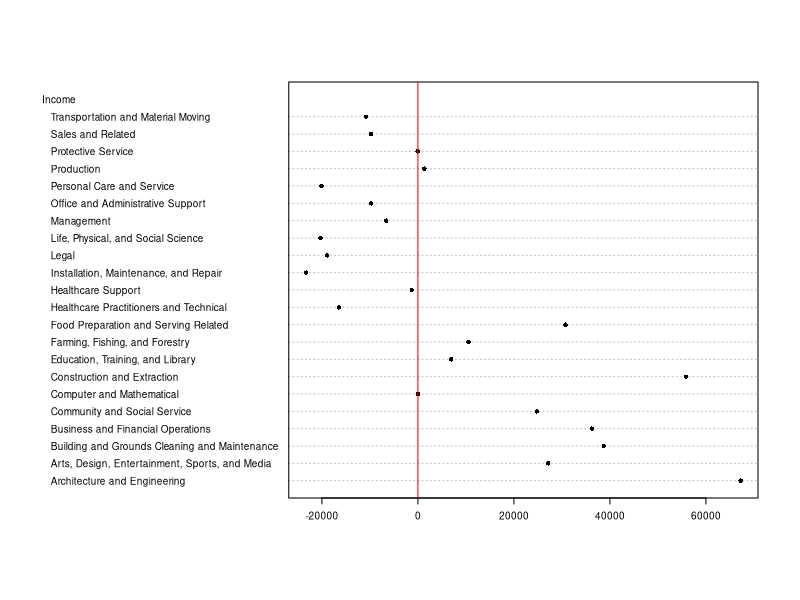
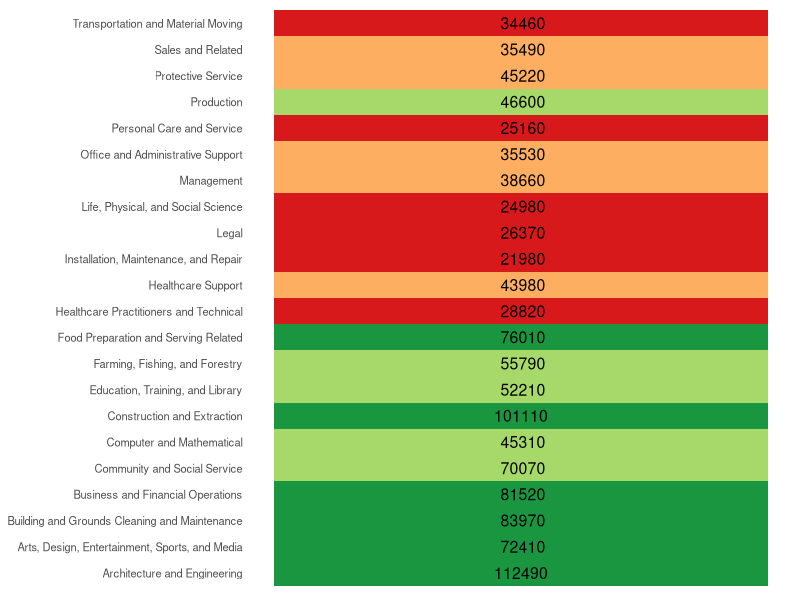
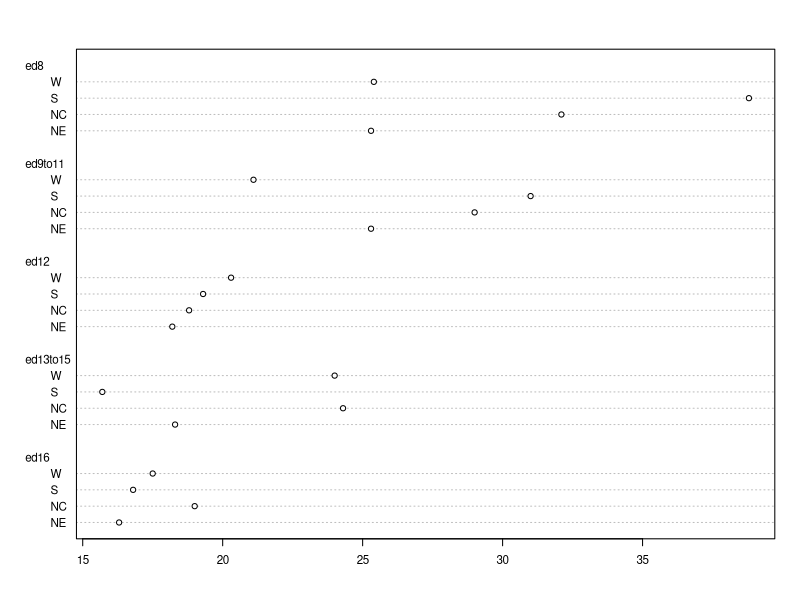
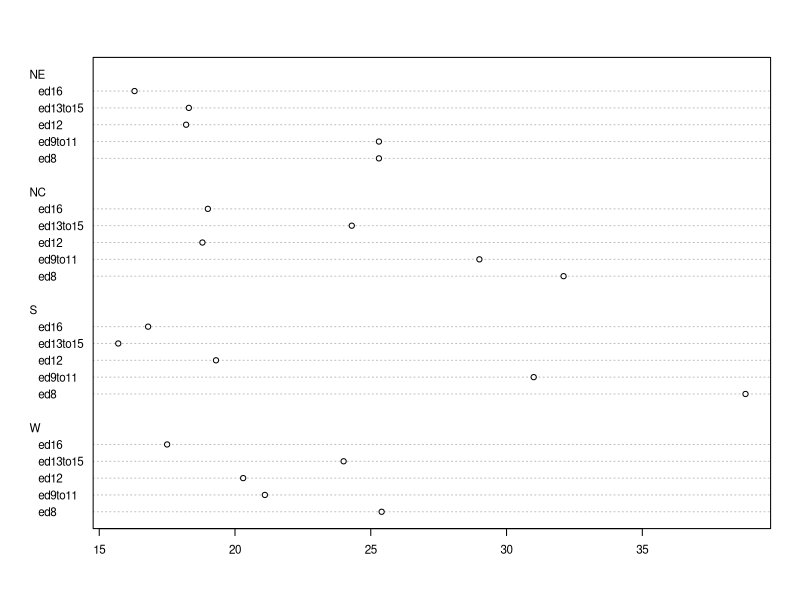
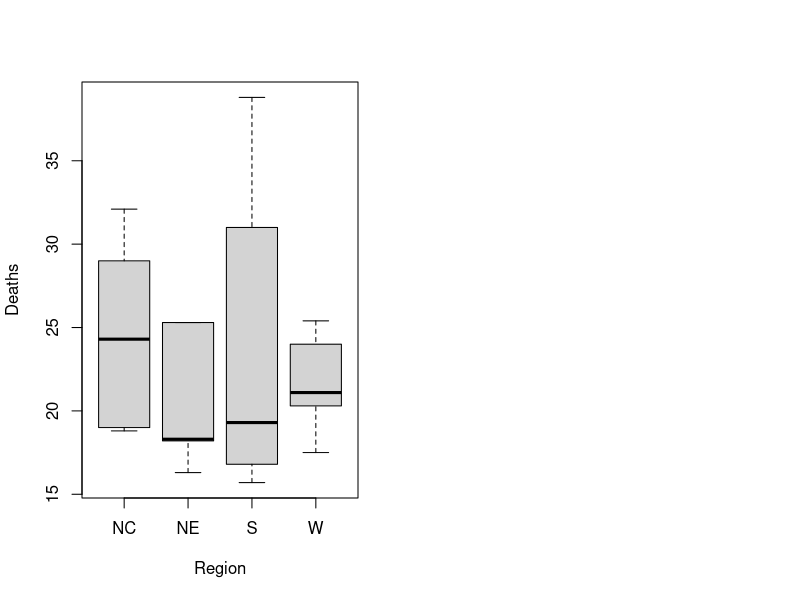

Write R code to recreate these figures, in order. (Note: this script raises an error after producing the figures.)
## ---- chunk 1
knitr::knit_hooks$set(small.mar = function(before, options, envir) {
    if (before) par(mar = c(4, 4, 1, 1))  # smaller margin on top and right
})

knitr::opts_chunk$set(
  comment = "",
  message = FALSE,
  tidy = FALSE,
#  dev=c('CairoPNG', 'CairoPDF'),
  cache = FALSE,
  warning = FALSE,
  encoding = "UTF-8",
  scipen=3)
## ---- chunk 2
library(xtable)
df <- data.frame( row.names =c("Architecture and Engineering", 
"Arts, Design, Entertainment, Sports, and Media", "Building and Grounds Cleaning and Maintenance", 
"Business and Financial Operations", "Community and Social Service", 
"Computer and Mathematical", "Construction and Extraction", "Education, Training, and Library", 
"Farming, Fishing, and Forestry", "Food Preparation and Serving Related", 
"Healthcare Practitioners and Technical", "Healthcare Support", 
"Installation, Maintenance, and Repair", "Legal", "Life, Physical, and Social Science", 
"Management", "Office and Administrative Support", "Personal Care and Service", 
"Production", "Protective Service", "Sales and Related", "Transportation and Material Moving"),
Income = c(112490, 72410, 83970, 81520, 70070, 45310, 101110, 52210, 
55790, 76010, 28820, 43980, 21980, 26370, 24980, 38660, 
35530, 25160, 46600, 45220, 35490, 34460)
)

print(xtable(df, digits=0),include.rownames=TRUE, type="html", scalebox=0.5)
## ---- chunk 3
options(scipen=3)
dotchart( as.matrix(df)- median(df$Income), pch=16,cex=0.6)
abline(v = 0, col="red")
## ---- chunk 4
library(RColorBrewer)
library(ggplot2)
cl <- brewer.pal(4, "RdYlGn")
qtl <- quantile(df$Income)
intv <- findInterval(df$Income, qtl[-1], rightmost.closed = TRUE) +1

ggplot(df) + aes(x=rownames(df), y=1, fill=Income) +geom_tile(aes(fill=cl[intv])) + 
  coord_flip() + scale_fill_identity(labels=sort(unique(intv)), breaks=cl) +
  geom_text(aes( label = format(df$Income, decimal.mark = ",")), size=4) +
  theme(axis.text.x=element_blank(), axis.title=element_blank(),
        panel.background=element_blank(), axis.ticks=element_blank(),
        text = element_text(size = 10))
## ---- chunk 5
df <- data.frame(row.names = c("NE","NC","S","W"),
                 ed8       = c(25.3,32.1,38.8,25.4), 
                 ed9to11   = c(25.3,29,31,21.1),
                 ed12      = c(18.2,18.8,19.3,20.3),
                 ed13to15  = c(18.3,24.3,15.7,24),
                 ed16      = c(16.3,19,16.8,17.5)
                 )
## ---- chunk 6
dotchart( as.matrix(df), cex=0.7)
## ---- chunk 7
dotchart( t(as.matrix(df)), cex=0.7)
## ---- chunk 8
library(tidyr)
library(dplyr)

df.l <- df %>%
  mutate(Region = as.factor(row.names(.)) )  %>%
  gather(key=Edu, value = Deaths, -Region)

# side-by-side plot
OP <- par(mfrow=c(1,2))
plot(Deaths ~ Region + Edu, df.l)
par(OP)
## ---- chunk 9

library(tidyr)
library(dplyr)
library(ggplot2)

rnames = c("Effects", "NE","NC","S","W")

df2 <- data.frame(Regions    = factor(rnames,levels=rnames),
                 Effects    = c(0,0,0,0,0),
                 ed8       = c(0,25.3,32.1,38.8,25.4), 
                 ed9to11   = c(0,25.3,29,31,21.1),
                 ed12      = c(0,18.2,18.8,19.3,20.3),
                 ed13to15  = c(0,18.3,24.3,15.7,24),
                 ed16      = c(0,16.3,19,16.8,17.5)
)


# Original table

df2.l <- df2  %>%
  gather(key=Edu, value = Deaths, -Regions) %>%
  mutate( Regions = factor(Regions, levels=rev(rnames)))
ggplot(df2.l) + aes(x=Edu, y=Regions, fill=Deaths) +geom_tile() +
  geom_text(aes(fill = df2.l$Deaths, label = round(df2.l$Deaths, 1))) +
    scale_fill_gradient(low = "white", high = "red") +
   labs(title = "Raw Table", cex=2) +
  theme(plot.title = element_text(size = rel(3)))
   

# Iteration 1
M1 <- medpolish(as.matrix(df2[-1,-1:-2]), maxiter = 1)
dfa <- rbind( t(as.data.frame(M1[3]))  , as.data.frame(M1$residuals) )
dfb <- cbind( Regions    = factor(rnames,levels=rnames), Effects=c(M1$overall, M1$row) , dfa)

df2.l <- dfb  %>%
  gather(key=Edu, value = Deaths, -Regions) %>%
  mutate( Regions = factor(Regions, levels=rev(rnames)))
ggplot(df2.l) + aes(x=Edu, y=Regions, fill=Deaths) +geom_tile() +
  geom_text(aes(fill = df2.l$Deaths, label = round(df2.l$Deaths, 1))) +
    scale_fill_gradient(low = "white", high = "red") +
   labs(title = "1st Iteration", cex=2) +
  theme(plot.title = element_text(size = rel(3)))

# Iteration 2
M1 <- medpolish(as.matrix(df2[-1,-1:-2]), maxiter = 2)
dfa <- rbind( t(as.data.frame(M1[3]))  , as.data.frame(M1$residuals) )
dfb <- cbind( Regions    = factor(rnames,levels=rnames), Effects=c(M1$overall, M1$row) , dfa)

df2.l <- dfb  %>%
  gather(key=Edu, value = Deaths, -Regions) %>%
  mutate( Regions = factor(Regions, levels=rev(rnames)))
ggplot(df2.l) + aes(x=Edu, y=Regions, fill=Deaths) +geom_tile() +
  geom_text(aes(fill = df2.l$Deaths, label = round(df2.l$Deaths, 1))) +
    scale_fill_gradient(low = "white", high = "red") +
   labs(title = "2nd Iteration", cex=2) +
  theme(plot.title = element_text(size = rel(3)))

# Iteration 3
M1 <- medpolish(as.matrix(df2[-1,-1:-2]), maxiter = 3)
dfa <- rbind( t(as.data.frame(M1[3]))  , as.data.frame(M1$residuals) )
dfb <- cbind( Regions    = factor(rnames,levels=rnames), Effects=c(M1$overall, M1$row) , dfa)

df2.l <- dfb  %>%
  gather(key=Edu, value = Deaths, -Regions) %>%
  mutate( Regions = factor(Regions, levels=rev(rnames)))
ggplot(df2.l) + aes(x=Edu, y=Regions, fill=Deaths) +geom_tile() +
  geom_text(aes(fill = df2.l$Deaths, label = round(df2.l$Deaths, 1))) +
    scale_fill_gradient(low = "white", high = "red") +
   labs(title = "3rd Iteration", cex=2) +
  theme(plot.title = element_text(size = rel(3)))

## ---- chunk 10
plot( medpolish(df,maxiter=3), pch=20)
## ---- chunk 11
df.med <- medpolish( df , maxiter=3)
## ---- chunk 12
df.med
## ---- chunk 13
plot( df.med )
## ---- chunk 14
M <- lm(Deaths ~ Edu + Region, df.l)
coef(M)
## ---- chunk 15
anova(M)
